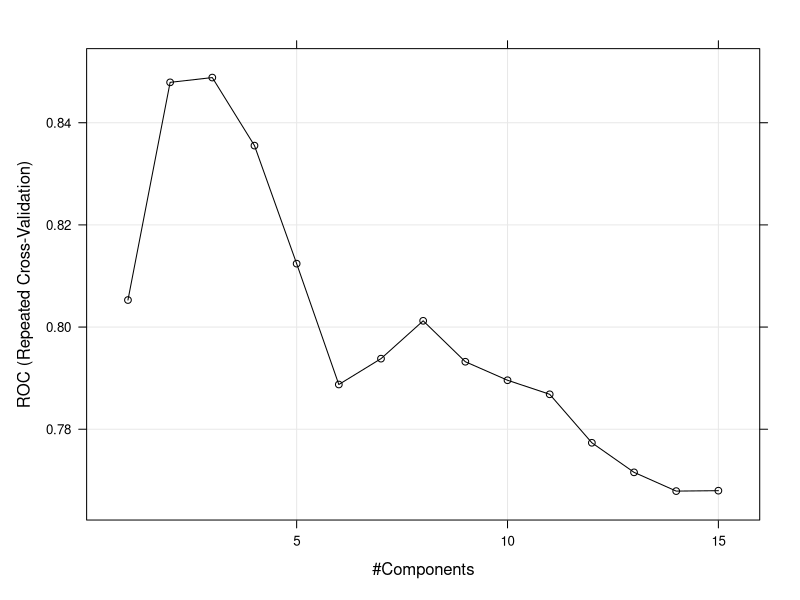

Write R code to recreate this figure. (Note: this script raises an error after producing the figure.)
### R code from vignette source 'caret.Rnw'

###################################################
### code chunk number 1: loadLibs
###################################################
library(MASS)
library(caret)
library(mlbench)
data(Sonar)
library(pROC)
library(pls)
options(useFancyQuotes = FALSE) 
getInfo <- function(what = "Suggests")
{
  text <- packageDescription("caret")[what][[1]]
  text <- gsub("\n", ", ", text, fixed = TRUE)
  text <- gsub(">=", "$\\\\ge$", text, fixed = TRUE)
  eachPkg <- strsplit(text, ", ", fixed = TRUE)[[1]]
  eachPkg <- gsub(",", "", eachPkg, fixed = TRUE)
  #out <- paste("\\\\pkg{", eachPkg[order(tolower(eachPkg))], "}", sep = "")
  #paste(out, collapse = ", ")
  length(eachPkg)
}


###################################################
### code chunk number 2: install (eval = FALSE)
###################################################
## install.packages("caret", dependencies = c("Depends", "Suggests"))


###################################################
### code chunk number 3: SonarSplit
###################################################
library(caret)
library(mlbench)
data(Sonar)

set.seed(107)
inTrain <- createDataPartition(y = Sonar$Class, 
                               ## the outcome data are needed
                               p = .75, 
                               ## The percentage of data in the 
                               ## training set
                               list = FALSE)
                               ## The format of the results

## The output is a set of integers for the rows of Sonar 
## that belong in the training set.
str(inTrain)


###################################################
### code chunk number 4: SonarDatasets
###################################################
training <- Sonar[ inTrain,]
testing  <- Sonar[-inTrain,]

nrow(training)
nrow(testing)


###################################################
### code chunk number 5: plsTune1 (eval = FALSE)
###################################################
## plsFit <- train(Class ~ ., 
##                 data = training,
##                 method = "pls",
##                 ## Center and scale the predictors for the training 
##                 ## set and all future samples.
##                 preProc = c("center", "scale"))


###################################################
### code chunk number 6: plsFit
###################################################
ctrl <- trainControl(method = "repeatedcv",
                    repeats = 3,
                    classProbs = TRUE,
                    summaryFunction = twoClassSummary)
                    
set.seed(123)                    
plsFit <- train(Class ~ ., 
                data = training,
                method = "pls",
                tuneLength = 15,
                trControl = ctrl,
                metric = "ROC",
                preProc = c("center", "scale"))


###################################################
### code chunk number 7: plsPrint
###################################################
plsFit


###################################################
### code chunk number 8: baPlot
###################################################
trellis.par.set(caretTheme())
print(plot(plsFit))


###################################################
### code chunk number 9: plsPred
###################################################
plsClasses <- predict(plsFit, newdata = testing)
str(plsClasses)
plsProbs <- predict(plsFit, newdata = testing, type = "prob")
head(plsProbs)


###################################################
### code chunk number 10: plsCM
###################################################
confusionMatrix(data = plsClasses, testing$Class)


###################################################
### code chunk number 11: rdaFit
###################################################
## To illustrate, a custom grid is used
rdaGrid = data.frame(gamma = (0:4)/4, lambda = 3/4)
set.seed(123)                    
rdaFit <- train(Class ~ ., 
                data = training,
                method = "rda",
                tuneGrid = rdaGrid,
                trControl = ctrl,
                metric = "ROC")
rdaFit
rdaClasses <- predict(rdaFit, newdata = testing)
confusionMatrix(rdaClasses, testing$Class)


###################################################
### code chunk number 12: rs
###################################################
resamps <- resamples(list(pls = plsFit, rda = rdaFit))
summary(resamps)


###################################################
### code chunk number 13: diffs
###################################################
diffs <- diff(resamps)
summary(diffs)


###################################################
### code chunk number 14: plsPlot
###################################################

plotTheme <- caretTheme()
plotTheme$plot.symbol$col <- rgb(.2, .2, .2, .5)
plotTheme$plot.symbol$pch <- 16
trellis.par.set(plotTheme)
print(xyplot(resamps, what = "BlandAltman"))
